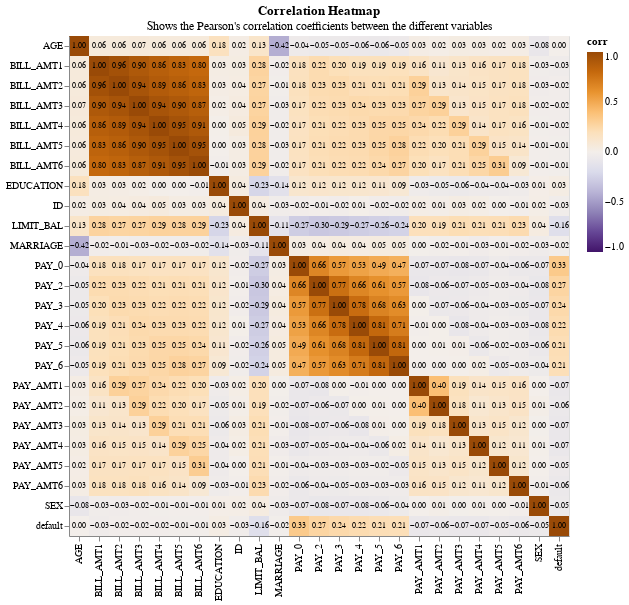

Notebook code for this chart:
### Code cell
alt.renderers.enable('mimetype')

title = alt.TitleParams(
        text="Correlation Heatmap",
        subtitle="Shows the Pearson's correlation coefficients between the different variables")

plot = alt.Chart(corr_df, title=title).mark_rect().encode(
    x=alt.X('level_0', title=''),
    y=alt.Y('level_1', title=''),
    color=alt.Color('corr', scale=alt.Scale(domain=(-1, 1), scheme='purpleorange'))
)

text = plot.mark_text(
    size=8
).encode(
    text=alt.Text('corr', format=".2f"),
    color=alt.value('black')
)

plot + text

### Figure 1 — Vega-Lite specification as saved in the notebook (floating-point values rounded to 4 significant figures; data arrays with more than 128 entries replaced by an {"elided": "..."} marker saying what was removed)
{"$schema": "https://vega.github.io/schema/vega-lite/v4.8.1.json", "config": {"view": {"continuousHeight": 300, "continuousWidth": 400}}, "data": {"name": "data-286c4799aa2abcb632a07812f5818929"}, "datasets": {"data-286c4799aa2abcb632a07812f5818929": {"elided": "625 records"}}, "layer": [{"encoding": {"color": {"field": "corr", "scale": {"domain": [-1, 1], "scheme": "purpleorange"}, "type": "quantitative"}, "x": {"field": "level_0", "title": "", "type": "nominal"}, "y": {"field": "level_1", "title": "", "type": "nominal"}}, "mark": "rect", "title": {"subtitle": "Shows the Pearson's correlation coefficients between the different variables", "text": "Correlation Heatmap"}}, {"encoding": {"color": {"value": "black"}, "text": {"field": "corr", "format": ".2f", "type": "quantitative"}, "x": {"field": "level_0", "title": "", "type": "nominal"}, "y": {"field": "level_1", "title": "", "type": "nominal"}}, "mark": {"size": 8, "type": "text"}, "title": {"subtitle": "Shows the Pearson's correlation coefficients between the different variables", "text": "Correlation Heatmap"}}]}
